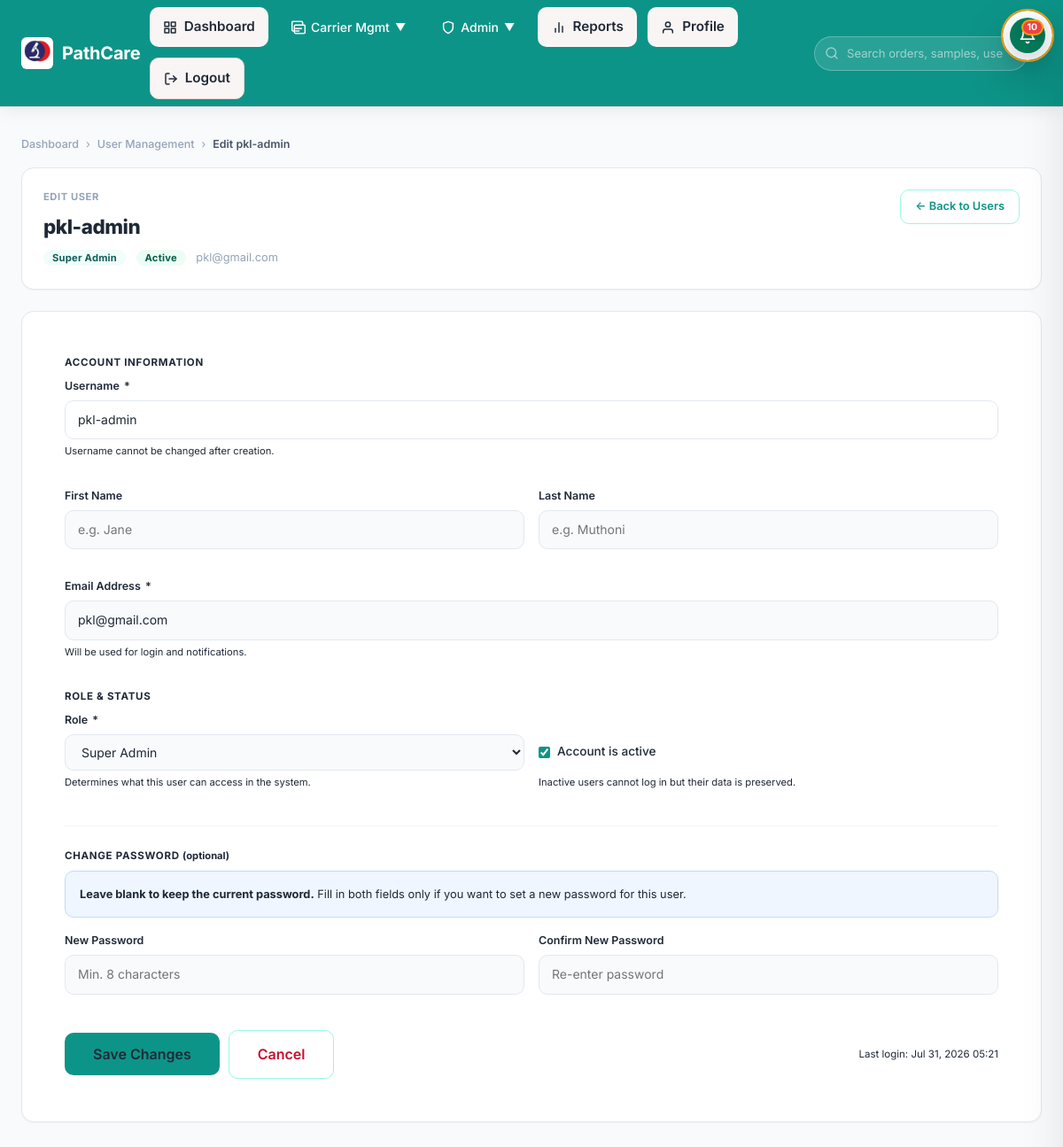
Screenshot of /accounts/users/60/edit/ (signed in) with the database file from the repository.
### accounts/models.py (models this page shows, shortened)
class User(AbstractUser):
    class Role(models.TextChoices):
        SUPER_ADMIN = "super_admin", "Super Admin"
        DISPATCHER = "dispatcher", "Dispatcher"
        CARRIER = "carrier", "Carrier"
        CLIENT = "client", "Client"
        LAB_STAFF = "lab_staff", "Lab Staff"
    role = models.CharField(max_length=20, choices=Role.choices, default=Role.DISPATCHER)
    phone = models.CharField(max_length=32, blank=True)
    department = models.CharField(max_length=100, blank=True)
    objects = PathcareUserManager()
    def is_super_admin(self):
        return self.is_superuser or self.role == self.Role.SUPER_ADMIN

### accounts/views.py (the view)
# urls.py: path("users/<int:pk>/edit/", user_edit, name="user_edit"),
@login_required
def user_edit(request, pk):
    if not request.user.is_super_admin():
        messages.error(request, "You do not have permission to manage users.")
        return redirect("accounts:role_redirect")
    user = get_object_or_404(User, pk=pk)
    form = UserUpdateForm(request.POST or None, instance=user)
    if request.method == "POST" and form.is_valid():
        form.save()
        messages.success(request, "User updated successfully.")
        return redirect("accounts:user_management")
    return render(request, "accounts/user_edit.html", {"form": form, "edit_user": user})

### accounts/views.py (shortened to what this page needs)
class UserUpdateForm(forms.ModelForm):
    password = forms.CharField(widget=forms.PasswordInput, required=False, help_text="Leave blank to keep the current password.")
    is_active = forms.BooleanField(required=False, label="Active")
    class Meta:
        model = User
        fields = [
            "first_name",
            "last_name",
            "username",
            "email",
            "phone",
            "role",
            "password",
            "is_active",
        ]

### tracking/context_processors.py (called while the page is built)
def notifications(request):
    if not request.user.is_authenticated:
        return {}
    try:
        unread = Notification.objects.filter(user=request.user, is_read=False).count()
        recent = Notification.objects.filter(user=request.user).order_by("-created_at")[:10]
        return {"notifications_unread_count": unread, "notifications_list": recent}
    except Exception:
        return {}

### accounts/templates/accounts/user_edit.html (shortened to what this page needs)
{% extends "tracking/base.html" %}
{% block content %}
<nav class="breadcrumbs" aria-label="Breadcrumb">
  <a href="{% url 'accounts:role_redirect' %}">Dashboard</a>
  <span class="separator">›</span>
  <a href="{% url 'accounts:user_management' %}">User Management</a>
  <span class="separator">›</span>
  <span class="current" aria-current="page">Edit {{ edit_user.get_full_name|default:edit_user.username }}</span>
</nav>
<div class="hero-card--flat">
  <div style="display:flex;justify-content:space-between;align-items:flex-start;gap:var(--space-md);flex-wrap:wrap;">
    <div>
      <p class="eyebrow">Edit User</p>
      <h1>{{ edit_user.get_full_name|default:edit_user.username }}</h1>
      <p>
        <span class="badge badge--primary" style="font-size:.7rem;">{{ edit_user.get_role_display }}</span>
        {% if edit_user.is_active %}
          <span class="badge badge--success" style="font-size:.7rem;">Active</span>
        {% else %}
          <span class="badge badge--danger" style="font-size:.7rem;">Inactive</span>
        {% endif %}
        <span style="font-size:.8rem;color:var(--color-text-muted);">{{ edit_user.email|default:"No email set" }}</span>
      </p>
    </div>
    <a href="{% url 'accounts:user_management' %}" class="btn btn--outline btn--sm">← Back to Users</a>
  </div>
</div>
<section class="panel">
  <form method="post" class="form-grid" novalidate id="user-edit-form">
    <div class="form-section-label">Account Information</div>
    <div class="field-group full">
      <label for="id_username">Username <span class="required">*</span></label>
      <input type="text" name="username" value="{{ form.username.value|default:'' }}" id="id_username"
             class="{% if form.username.errors %}field-error{% endif %}"
             readonly required>
      <small>Username cannot be changed after creation.</small>
    </div>
    <div class="field-group half">
      <label for="id_first_name">First Name</label>
      <input type="text" name="first_name" value="{{ form.first_name.value|default:'' }}" id="id_first_name"
             class="{% if form.first_name.errors %}field-error{% endif %}"
             placeholder="e.g. Jane">
    </div>
    <div class="field-group half">
      <label for="id_last_name">Last Name</label>
      <input type="text" name="last_name" value="{{ form.last_name.value|default:'' }}" id="id_last_name"
             class="{% if form.last_name.errors %}field-error{% endif %}"
             placeholder="e.g. Muthoni">
    </div>
    <div class="field-group full">
      <label for="id_email">Email Address <span class="required">*</span></label>
      <input type="email" name="email" value="{{ form.email.value|default:'' }}" id="id_email"
             class="{% if form.email.errors %}field-error{% endif %}"
             placeholder="e.g. jane@pathcare.co.ke" required>
      <small>Will be used for login and notifications.</small>
    </div>
    <div class="form-section-label">Role &amp; Status</div>
    <div class="field-group half">
      <label for="id_role">Role <span class="required">*</span></label>
      <select name="role" id="id_role" class="{% if form.role.errors %}field-error{% endif %}" required>
        {% for value, label in form.fields.role.choices %}
          <option value="{{ value }}" {% if form.role.value|stringformat:"s" == value|stringformat:"s" %}selected{% endif %}>{{ label }}</option>
        {% endfor %}
      </select>
      <small>Determines what this user can access in the system.</small>
    </div>
    <div class="field-group half" style="justify-content:flex-end;">
      <div class="checkbox-row" style="padding-top:24px;">
        <label>
          <input type="checkbox" name="is_active" id="id_is_active"
                 {% if form.is_active.value %}checked{% endif %}>
          <span>Account is active</span>
        </label>
      </div>
      <small style="margin-top:2px;">Inactive users cannot log in but their data is preserved.</small>
    </div>
    <hr class="form-section-divider">
    <div class="form-section-label">Change Password <small style="text-transform:none;letter-spacing:0;">(optional)</small></div>
    <p class="form-tip" style="margin-bottom:0;">
      <strong>Leave blank to keep the current password.</strong> Fill in both fields only if you want to set a new password for this user.
    </p>
    <div class="field-group half">
      <label for="id_password1">New Password</label>
      <input type="password" name="password1" id="id_password1"
             class="{% if form.password1.errors %}field-error{% endif %}"
             placeholder="Min. 8 characters"
             autocomplete="new-password">
    </div>
    <div class="field-group half">
      <label for="id_password2">Confirm New Password</label>
      <input type="password" name="password2" id="id_password2"
             class="{% if form.password2.errors %}field-error{% endif %}"
             placeholder="Re-enter password"
             autocomplete="new-password">
    </div>
    <div class="form-actions">
      <button type="submit" class="btn btn--primary btn--lg" id="submit-btn">
        Save Changes
      </button>
      <a href="{% url 'accounts:user_management' %}" class="btn btn--outline btn--lg">Cancel</a>
      <span style="font-size:.72rem;color:var(--color-text-muted);margin-left:auto;">
        Last login: {{ edit_user.last_login|date:"M d, Y H:i"|default:"Never" }}
      </span>
    </div>
  </form>
</section>
{% endblock %}

### tracking/static/tracking/css/style.css (style rules this page uses)
.table-card a, .panel a, .notifications-sidebar a { color: var(--primary) !important; }
html { font-size: 16px; -webkit-font-smoothing: antialiased; -moz-osx-font-smoothing: grayscale; }
body { font-family: var(--font-sans); font-size: 1rem; line-height: 1.5; color: var(--text-main); }
.panel, .table-card, .upcoming-card, .tracking-card, .sidebar-panel, .monitoring-summary-card { padding: 1rem 1.15rem; border-radius: calc(var(--radius-md) + 2px); box-shadow: var(--shadow-sm); }
.form-actions { display: flex; gap: 0.75rem; margin-top: 1rem; flex-wrap: wrap; }
:root { --font-sans: 'Inter', -apple-system, BlinkMacSystemFont, "Segoe UI", Roboto, sans-serif; --bg-primary: #FAF5F5; --bg-secondary: #FDE7EA; --panel-bg: #FFFFFF; --border-color: #E6D7D9; --text-main: #1F2937; --text-muted: #6B7280; --text-faint: #9CA3AF; --text-inverse: #FFFFFF; --primary: #C8102E; --primary-strong: #97001F; --primary-soft: #FDE7EA; --primary-hover: #A00E2C; --primary-soft-text: #7A0D24; --success: #2E7D32; --success-hover: #27692b; --success-soft: #E6F4EA; --success-soft-text: #165b2f; --warning: #ED6C02; --warning-hover: #d75a00; --warning-soft: #FFF4E6; --warning-soft-text: #7a3f00; --danger: #E74C3C; --danger-hover: #C0392B; --danger-soft: #FDF0EE; --danger-soft-text: #A0423C; --info: #546E7A; --shadow-sm: 0 1px 2px 0 rgba(0, 0, 0, 0.05); --shadow-md: 0 6px 18px rgba(16,24,40,0.06); --shadow-lg: 0 12px 30px rgba(16,24,40,0.08); --shadow-xl: 0 24px 60px rgba(16,24,40,0.10); --radius-sm: 8px; --radius-md: 12px; --radius-lg: 14px; --radius-xl: 20px; }
input[type="text"], input[type="email"], input[type="search"], select, textarea { width: 100%; padding: 0.6rem 0.75rem; border-radius: var(--radius-sm); border: 1px solid var(--border-color); background: var(--panel-bg); color: var(--text-main); font-family: var(--font-sans); }
* { box-sizing: border-box; margin: 0; padding: 0; }
body { font-family: var(--font-sans); background-color: var(--bg-primary); color: var(--text-main); line-height: 1.5; -webkit-font-smoothing: antialiased; -moz-osx-font-smoothing: grayscale; }
.hero-card, .panel, .detail-card, .sidebar-panel, .alert-card, .mobile-card { background-color: var(--panel-bg); border: 1px solid var(--border-color); border-radius: var(--radius-lg); padding: 1.5rem; box-shadow: var(--shadow-md); margin-bottom: 1.75rem; transition: box-shadow 0.25s ease, transform 0.25s ease; }
h1, h2, h3, h4, h5, h6 { font-weight: 700; letter-spacing: -0.02em; color: var(--text-main); margin-bottom: 0.5rem; }
.eyebrow { text-transform: uppercase; letter-spacing: 0.1em; font-size: 0.75rem; color: var(--primary); font-weight: 700; margin-bottom: 0.5rem; }
.button, button, input[type="submit"] { display: inline-flex; align-items: center; justify-content: center; font-family: var(--font-sans); font-size: 0.9rem; font-weight: 600; padding: 0.6rem 1.25rem; border-radius: 9999px; cursor: pointer; transition: all 0.2s ease; border: none; gap: 0.5rem; text-decoration: none; }
.form-grid { display: grid; grid-template-columns: repeat(auto-fit, minmax(280px, 1fr)); gap: 1.25rem; }
.field-group { display: flex; flex-direction: column; gap: 0.5rem; margin-bottom: 1rem; }
.field-group label { font-size: 0.85rem; font-weight: 600; color: var(--text-main); }
.field-group input, .field-group select, .field-group textarea, .inline-form input { font-family: var(--font-sans); font-size: 0.9rem; padding: 0.75rem 1rem; border: 1px solid var(--border-color); border-radius: var(--radius-md); background-color: var(--panel-bg); color: var(--text-main); transition: all 0.2s ease; width: 100%; }
html, body { min-width: 320px; width: 100%; overflow-x: hidden; }
body { min-height: 100vh; background: var(--bg-primary); color: var(--text-main); }

### tracking/static/tracking/css/notifications.css (style rules this page uses)
.badge { display: inline-flex; align-items: center; justify-content: center; min-width: 18px; height: 18px; padding: 0 5px; background-color: var(--danger); color: #ffffff; font-size: 0.7rem; font-weight: 700; border-radius: 9999px; line-height: 1; animation: badge-pulse 2s ease-in-out infinite; }

### rows the page displays
User: get_full_name "pkl-admin", role "Super Admin", email "pkl@gmail.com", username "pkl-admin", last_login "Jul 31, 2026 05:21"

### other values shown
{{ notifications_unread_count }} "10"
